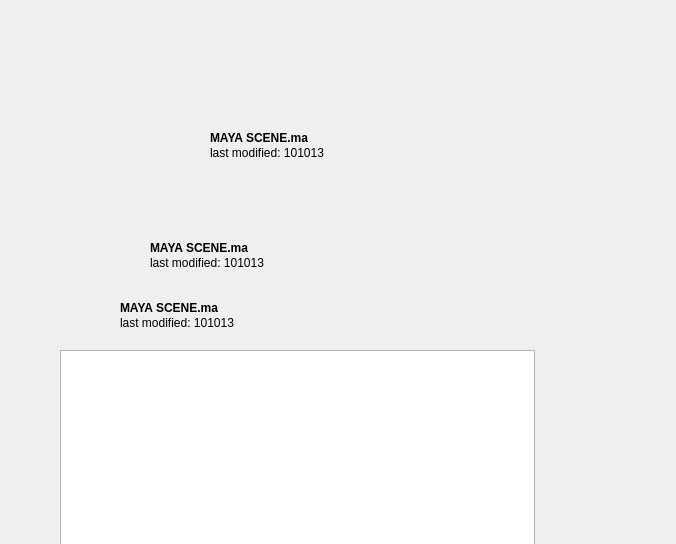
<?xml version="1.0" encoding="UTF-8"?>
<ui version="4.0">
 <class>Form</class>
 <widget class="QWidget" name="Form">
  <property name="geometry">
   <rect>
    <x>0</x>
    <y>0</y>
    <width>676</width>
    <height>544</height>
   </rect>
  </property>
  <property name="windowTitle">
   <string>Form</string>
  </property>
  <widget class="QWidget" name="widget" native="true">
   <property name="geometry">
    <rect>
     <x>60</x>
     <y>80</y>
     <width>470</width>
     <height>130</height>
    </rect>
   </property>
   <property name="minimumSize">
    <size>
     <width>470</width>
     <height>130</height>
    </size>
   </property>
   <property name="maximumSize">
    <size>
     <width>470</width>
     <height>130</height>
    </size>
   </property>
   <widget class="QLabel" name="icon_L">
    <property name="geometry">
     <rect>
      <x>0</x>
      <y>0</y>
      <width>131</width>
      <height>131</height>
     </rect>
    </property>
    <property name="minimumSize">
     <size>
      <width>131</width>
      <height>131</height>
     </size>
    </property>
    <property name="maximumSize">
     <size>
      <width>131</width>
      <height>131</height>
     </size>
    </property>
    <property name="autoFillBackground">
     <bool>true</bool>
    </property>
    <property name="text">
     <string/>
    </property>
    <property name="pixmap">
     <pixmap>../../../globalMaya/Icons/mayaico_2014.png</pixmap>
    </property>
    <property name="scaledContents">
     <bool>false</bool>
    </property>
   </widget>
   <widget class="QLabel" name="scene_L">
    <property name="geometry">
     <rect>
      <x>150</x>
      <y>50</y>
      <width>341</width>
      <height>16</height>
     </rect>
    </property>
    <property name="font">
     <font>
      <weight>75</weight>
      <bold>true</bold>
     </font>
    </property>
    <property name="frameShape">
     <enum>QFrame::NoFrame</enum>
    </property>
    <property name="frameShadow">
     <enum>QFrame::Plain</enum>
    </property>
    <property name="text">
     <string>MAYA SCENE.ma</string>
    </property>
   </widget>
   <widget class="QLabel" name="date_L">
    <property name="geometry">
     <rect>
      <x>150</x>
      <y>65</y>
      <width>341</width>
      <height>16</height>
     </rect>
    </property>
    <property name="text">
     <string>last modified: 101013</string>
    </property>
   </widget>
  </widget>
  <widget class="QWidget" name="widget_2" native="true">
   <property name="geometry">
    <rect>
     <x>60</x>
     <y>210</y>
     <width>470</width>
     <height>75</height>
    </rect>
   </property>
   <property name="minimumSize">
    <size>
     <width>470</width>
     <height>75</height>
    </size>
   </property>
   <property name="maximumSize">
    <size>
     <width>470</width>
     <height>75</height>
    </size>
   </property>
   <widget class="QLabel" name="icon_L_2">
    <property name="geometry">
     <rect>
      <x>0</x>
      <y>0</y>
      <width>75</width>
      <height>75</height>
     </rect>
    </property>
    <property name="minimumSize">
     <size>
      <width>75</width>
      <height>75</height>
     </size>
    </property>
    <property name="maximumSize">
     <size>
      <width>75</width>
      <height>75</height>
     </size>
    </property>
    <property name="autoFillBackground">
     <bool>true</bool>
    </property>
    <property name="text">
     <string/>
    </property>
    <property name="pixmap">
     <pixmap>../../../globalMaya/Icons/mayaico_2014.png</pixmap>
    </property>
    <property name="scaledContents">
     <bool>true</bool>
    </property>
   </widget>
   <widget class="QLabel" name="date_L_2">
    <property name="geometry">
     <rect>
      <x>90</x>
      <y>45</y>
      <width>341</width>
      <height>16</height>
     </rect>
    </property>
    <property name="text">
     <string>last modified: 101013</string>
    </property>
   </widget>
   <widget class="QLabel" name="scene_L_2">
    <property name="geometry">
     <rect>
      <x>90</x>
      <y>30</y>
      <width>341</width>
      <height>16</height>
     </rect>
    </property>
    <property name="font">
     <font>
      <weight>75</weight>
      <bold>true</bold>
     </font>
    </property>
    <property name="frameShape">
     <enum>QFrame::NoFrame</enum>
    </property>
    <property name="frameShadow">
     <enum>QFrame::Plain</enum>
    </property>
    <property name="text">
     <string>MAYA SCENE.ma</string>
    </property>
   </widget>
  </widget>
  <widget class="QWidget" name="widget_3" native="true">
   <property name="geometry">
    <rect>
     <x>60</x>
     <y>290</y>
     <width>470</width>
     <height>50</height>
    </rect>
   </property>
   <property name="minimumSize">
    <size>
     <width>470</width>
     <height>50</height>
    </size>
   </property>
   <property name="maximumSize">
    <size>
     <width>470</width>
     <height>50</height>
    </size>
   </property>
   <widget class="QLabel" name="icon_L_3">
    <property name="geometry">
     <rect>
      <x>0</x>
      <y>0</y>
      <width>50</width>
      <height>50</height>
     </rect>
    </property>
    <property name="maximumSize">
     <size>
      <width>50</width>
      <height>50</height>
     </size>
    </property>
    <property name="autoFillBackground">
     <bool>true</bool>
    </property>
    <property name="text">
     <string/>
    </property>
    <property name="pixmap">
     <pixmap>../../../globalMaya/Icons/mayaico_2014.png</pixmap>
    </property>
    <property name="scaledContents">
     <bool>true</bool>
    </property>
   </widget>
   <widget class="QLabel" name="date_L_3">
    <property name="geometry">
     <rect>
      <x>60</x>
      <y>25</y>
      <width>341</width>
      <height>16</height>
     </rect>
    </property>
    <property name="text">
     <string>last modified: 101013</string>
    </property>
   </widget>
   <widget class="QLabel" name="scene_L_3">
    <property name="geometry">
     <rect>
      <x>60</x>
      <y>10</y>
      <width>341</width>
      <height>16</height>
     </rect>
    </property>
    <property name="font">
     <font>
      <weight>75</weight>
      <bold>true</bold>
     </font>
    </property>
    <property name="frameShape">
     <enum>QFrame::NoFrame</enum>
    </property>
    <property name="frameShadow">
     <enum>QFrame::Plain</enum>
    </property>
    <property name="text">
     <string>MAYA SCENE.ma</string>
    </property>
   </widget>
  </widget>
  <widget class="QTableWidget" name="tw_mayaScene">
   <property name="geometry">
    <rect>
     <x>60</x>
     <y>350</y>
     <width>475</width>
     <height>610</height>
    </rect>
   </property>
   <property name="font">
    <font>
     <family>Verdana</family>
     <pointsize>10</pointsize>
    </font>
   </property>
   <property name="alternatingRowColors">
    <bool>false</bool>
   </property>
   <property name="selectionMode">
    <enum>QAbstractItemView::SingleSelection</enum>
   </property>
   <property name="selectionBehavior">
    <enum>QAbstractItemView::SelectRows</enum>
   </property>
   <property name="iconSize">
    <size>
     <width>50</width>
     <height>50</height>
    </size>
   </property>
   <property name="textElideMode">
    <enum>Qt::ElideMiddle</enum>
   </property>
   <property name="showGrid">
    <bool>false</bool>
   </property>
   <property name="gridStyle">
    <enum>Qt::NoPen</enum>
   </property>
   <property name="sortingEnabled">
    <bool>true</bool>
   </property>
   <property name="wordWrap">
    <bool>false</bool>
   </property>
   <property name="cornerButtonEnabled">
    <bool>true</bool>
   </property>
   <attribute name="horizontalHeaderVisible">
    <bool>false</bool>
   </attribute>
   <attribute name="horizontalHeaderCascadingSectionResizes">
    <bool>true</bool>
   </attribute>
   <attribute name="horizontalHeaderMinimumSectionSize">
    <number>100</number>
   </attribute>
   <attribute name="horizontalHeaderStretchLastSection">
    <bool>true</bool>
   </attribute>
   <attribute name="verticalHeaderVisible">
    <bool>false</bool>
   </attribute>
   <attribute name="verticalHeaderCascadingSectionResizes">
    <bool>true</bool>
   </attribute>
   <attribute name="verticalHeaderDefaultSectionSize">
    <number>100</number>
   </attribute>
   <attribute name="verticalHeaderMinimumSectionSize">
    <number>40</number>
   </attribute>
   <column>
    <property name="text">
     <string>scene</string>
    </property>
   </column>
  </widget>
  <zorder>widget</zorder>
  <zorder>widget_2</zorder>
  <zorder>widget_3</zorder>
  <zorder>icon_L_3</zorder>
  <zorder>splitter_3</zorder>
  <zorder>icon_L_2</zorder>
  <zorder>splitter_2</zorder>
  <zorder>icon_L</zorder>
  <zorder>splitter</zorder>
  <zorder>tw_mayaScene</zorder>
 </widget>
 <resources/>
 <connections/>
</ui>
